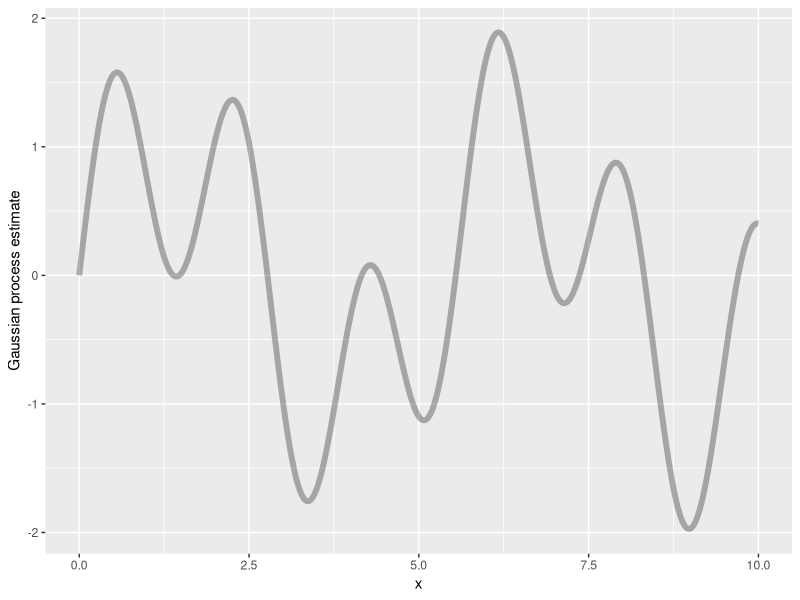

Generate this figure with R: (Note: this script raises an error after producing the figure.)
library(MASS)
library(ggplot2)
library(cowplot)
library(doParallel)

### Kernel
k.a <- .1
k <- function(x,x2) exp(-k.a*(x-x2)^2)
# k <- function(x,x2) exp(-5*(x-x2)^2)

# Objective function noise
f <- function(x) sin(1.2*x) + sin((10.0 / 3) * x)
# f <- function(x) -exp(-x)*sin(2*pi*x)
f.noise <- 0

# Constant prior value
prior.mu <- 0

# Plot values
x.limits <- c(0, 10)
y.limits <- c(-3, 3)

# Optimization values
n.iterations <- 30
batch.size <- 1



# Function definitions

calculate.regression.model <- function(X, y, k) {
  K <- outer(X, X, k)
  d <- dim(K)[1]
  if (d == 0) {
    Ki <- K
  } else if (d == 1) {
    Ki <- 1/(K + f.noise)
  } else {
    Ki <- ginv(K + f.noise*diag(K))
  }
  
  fs <- function(Xs) {
    Ks <- outer(Xs, X, k)
    return(prior.mu + Ks %*% Ki %*% (y - prior.mu))
  }
  
  sigma <- function(Xs) {
    Ks <- outer(Xs, X, k)
    Kss <- outer(Xs, Xs, k)
    S <- Kss - Ks %*% Ki %*% t(Ks)
    if (Xs %in% X && f.noise == 0)
      S <- matrix(0) # Due to numerical instability values already observed haved a non-zero sigma, forcing 0 here
    S <- apply(S, 1:2, function(x) max(x,0)) # Numerical instability, (small) negative values should be 0
    return(S)
  }
  
  if (d== 0) {
    best.x <- prior.mu
    best.y <- -1e10
  } else {
    best.x <- X[which.max(y)]
    best.y <- max(y)
  }
  
  return(list(mean=fs, cov=sigma, best.x=best.x, best.y=best.y))
}

choose.next.evaluation.points <- function(x, y.acq, observed.x, gp.model) {
  y2 <- y.acq[!x %in% observed.x]
  x2 <- x[!x %in% observed.x]
  order.index <- order(y2, decreasing = T)
  y2 <- y2[order.index]
  x2 <- x2[order.index]
  n.best <- sum(y2==y2[1])
  if (n.best == 1) {
    best.x <- 1
  } else {best.x <- sample(1:n.best, 1)}
  permutation <- c(best.x,sample(2:length(x2)))
  x2 <- x2[permutation]
  y2 <- y2[permutation]
  next.evaluation.points <- x2[1:batch.size]
  return(next.evaluation.points)
}

acq.func <- function(gp.model, x) {
  return(acq.func.ei(gp.model, x))
}

acq.func.ucb <- function(gp.model, x) {
  mu <- gp.model$mean(x)
  sigma <- sqrt(gp.model$cov(x)[1,1])
  lambda <- 1
  
  return(mu + lambda * sigma)
}

acq.func.pi <- function(gp.model, x) {
  mu <- gp.model$mean(x)
  sigma <- sqrt(gp.model$cov(x)[1,1])
  best.y <- gp.model$best.y
  
  return(pnorm((mu-best.y)/sigma))
}

acq.func.ei <- function(gp.model, x) {
  mu <- gp.model$mean(x)
  sigma <- sqrt(gp.model$cov(x)[1,1])
  best.y <- gp.model$best.y
  if (sigma > 0) {
    # return(max((mu-best.y)*pnorm((mu-best.y)/sigma) + sigma*dnorm((mu-best.y)/sigma), 0))
    return((mu-best.y)*pnorm((mu-best.y)/sigma) + sigma*dnorm((mu-best.y)/sigma))
  } else { # Observed value, no uncertainty
    return(max(mu-best.y,0))
  }
}

calculate.log.likelihood <- function(observed.x, observed.y, k) {
  n <- length(observed.x)
  K <- outer(observed.x, observed.x, k) + f.noise*diag(n)
  d <- dim(K)[1]
  if (d == 0) {
    Ki <- K
  } else if (d == 1) {
    Ki <- 1/(K)
  } else {
    Ki <- ginv(K)
  }
  
  return(-1/2*t(observed.y - prior.mu) %*% Ki %*% (observed.y - prior.mu) - .5*log(max(0,det(K))) - n/2*log(2*pi))
}

calculate.fitness <- function(gp.model) {
  N.TEST <- 100
  test.x <- runif(N.TEST, 0, 10)
  y <- sapply(test.x, f)
  y.hat <- sapply(test.x, gp.model$mean)
  
  return((y-y.hat)^2)
}


# Build target function plot

x.plt <- seq(0, 10, .01)
xx <- x.plt
yy <- f(xx)
df <- data.frame(x=xx, y=yy)

plt.f <- ggplot(df, aes(x=x, y=y)) + 
  geom_line(size=2, alpha=.3) +
  xlim(x.limits) +
  ylab('Gaussian process estimate')
plt.f



# Start optimization
maximize <- function(k.a=1, seed=1) {
  k <- function(x,x2) exp(-k.a*(x-x2)^2)
  
  observed.x <- numeric(0)
  observed.y <- numeric(0)
  
  set.seed(seed)
  
  for(n in seq(n.iterations)) {
    gp.model <- calculate.regression.model(observed.x, observed.y, k)
    
    xx <- c(x.plt, observed.x)
    xx <- xx[!duplicated(xx)]
    xx <- xx[order(xx)]
    yy.acq <- sapply(xx, function(x) acq.func(gp.model, x))
    
    next.evaluation.points <- choose.next.evaluation.points(xx, yy.acq, observed.x, gp.model)
    
    yy <- sapply(xx, function(x) gp.model$mean(x))
    ss <- sapply(xx, function(x) sqrt(max(gp.model$cov(x)[1,1], 0)))
    
    
    df <- data.frame(x=xx, y=yy, ymin=yy-ss, ymax=yy+ss)
    points.df <- data.frame(x=observed.x, y=observed.y)
    next.points.df <- data.frame(x=next.evaluation.points, y=f(next.evaluation.points))
    
    plt <- plt.f +
      geom_line(data=df, linetype='solid', color='blue', size=2) +
      geom_ribbon(data=df, aes(ymin=ymin, ymax=ymax), fill='blue', alpha=.2) +
      geom_vline(xintercept = next.evaluation.points, linetype='dashed') +
      geom_point(data=points.df, color='black', size=3) +
      geom_point(data=next.points.df, color='red', size=3) +
      geom_point(x=gp.model$best.x, y=gp.model$best.y, color='green', size=3)
    
    observed.x <- c(observed.x, next.evaluation.points)
    observed.y <- c(observed.y, f(next.evaluation.points))
    
    df.acq <- data.frame(x=xx, y=yy.acq)
    acq.plt <- ggplot(df.acq, aes(x=x, y=y)) +
      geom_line() +
      geom_vline(xintercept = next.evaluation.points, linetype='dashed') +
      ylab('Acquisition measure') +
      xlim(x.limits)
    
    plt2 <- plot_grid(plt, acq.plt, nrow=2, align='v')
    
    # print(plt2)
    # browser()
    
    # png(paste0('output/gp/', n, '.png'), width=1700, height = 1000)
    # print(plt2)
    # dev.off()
    # cat(paste('Iteration',n,'\n'))
  }
  return(gp.model)
}

cl <- makeCluster(7)
registerDoParallel(cl)

k.as <- seq(.1, 3, .1)
summary.df <- data.frame()
df <- data.frame()
for(k.a in k.as) {
  error.means <- numeric(0)
  error.sds <- numeric(0)
  error.medians <- numeric(0)
  cnt <- 1
  print(k.a)
  df <- foreach(seed=runif(7,0,1e6), 
          .export = ls(),
          .packages = c('ggplot2', 'cowplot', 'MASS'),
          .combine = rbind) %dopar% {
  # for(seed in runif(7,0,1e6)) {
    gp.model <- maximize(k.a=k.a, seed=seed)
    fitness <- calculate.fitness(gp.model)
    
    # df <- rbind(df, data.frame(error=fitness, k.a=k.a, seed=seed))
    
    # error.means <- c(error.means, mean(fitness))
    # error.sds <- c(error.sds, sd(fitness))
    # error.medians <- c(error.medians, median(fitness))
    # print(paste('-',cnt))
    # cnt <- cnt + 1
    return(data.frame(error=fitness, k.a=k.a, seed=seed))
  }
  # summary.df <- rbind(summary.df, 
  #                     data.frame(
  #                       k.a=k.a,
  #                       mean.mean=mean(error.means),
  #                       mean.sd=sd(error.means),
  #                       sd.mean=mean(error.sds),
  #                       sd.sd=sd(error.sds),
  #                       median.mean=mean(error.medians),
  #                       median.sd=sd(error.medians)
  #                     ))
}

stopCluster(cl)